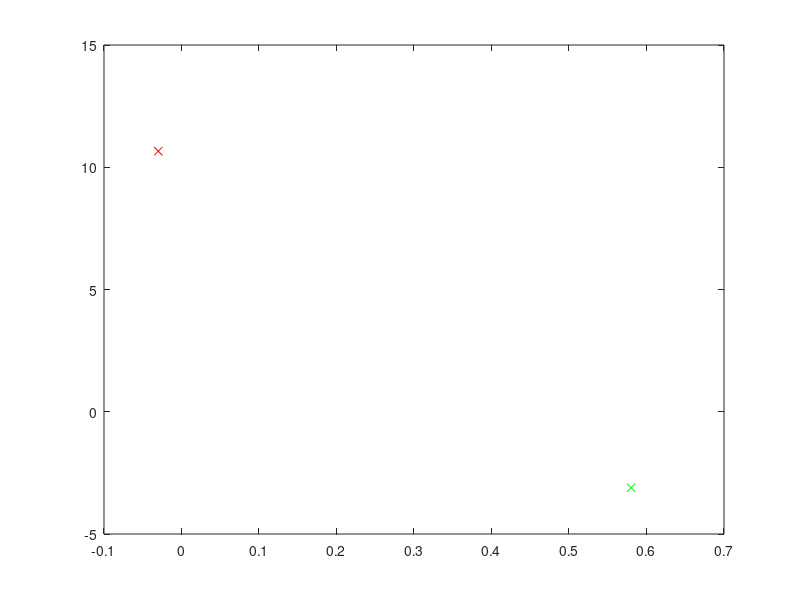

Reproduce this figure in MATLAB. (Note: this script raises an error after producing the figure.)
function [V, E] = roboRace()

    radius = 0.2;
    mapFile = 'map.txt';
    
    f = figure();
    
    startPt = [0.58 -3.107];
    endPt = [-0.03 10.657];

    plot(startPt(1), startPt(2),'gx');
    hold on;
    plot(endPt(1), endPt(2), 'rx');
    hold on;

    % read coordinates
    [x,y,zero] = textread(mapFile);

    totalObs= x(1);
    curr_obs = 1;
    pointer = 1;
    obstacles = {};

    for i = 1:totalObs
        vertex_beg = pointer+1;
        vertices_cnt = x(vertex_beg);

        this_obstacle = [x(vertex_beg+1:vertex_beg+vertices_cnt) y(vertex_beg+1:vertex_beg+vertices_cnt)];

        obstacles{i} = this_obstacle;

        % update counters 
        curr_obs  = curr_obs + 1;
        pointer = pointer + vertices_cnt+1;
    end
    drawPolygons(f, obstacles, [0 0 1], 'x', 1);
    r = radius;

    % Grow the obstacle
    grown_obstacles = {};
    grown_obstacles{1} = obstacles{1};
    
    for i = 2:length(obstacles)
        points = [];
        for k = 1:size(obstacles{i},1)
            vx = obstacles{i}(k,1);
            vy = obstacles{i}(k,2);
            points = [points; [vx+r, vy+r]; [vx-r, vy+r]; [vx-r,vy-r]; [vx+r,vy-r]];
        end
        hull = convhull(points(:,1), points(:,2));
        hull = hull(1:size(hull)-1);

        convex_hull = [points(hull,1), points(hull,2)];
        grown_obstacles{i} = convex_hull;

    end
    drawPolygons(f, grown_obstacles, [1 0 0], 'o', 2);
    [V, E] = createVGraph(grown_obstacles);
    figure (f);
    plot(V(:,1), V(:,2), 'g*');
    axis equal;
    hold on;
    
end
